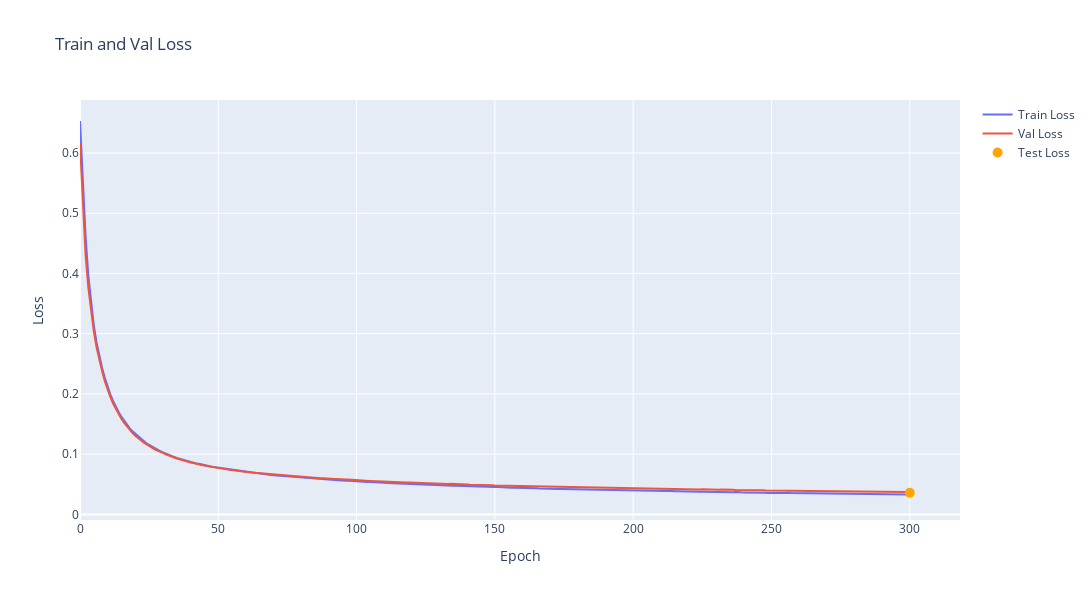

This figure's notebook cell:
### Code cell
fig = go.Figure()
fig.add_trace(go.Scatter(x=np.arange(len(train_losses)), y=train_losses, mode='lines', name='Train Loss'))
fig.add_trace(go.Scatter(x=np.arange(len(val_losses)), y=val_losses, mode='lines', name='Val Loss'))
fig.update_layout(title='Train and Val Loss', xaxis_title='Epoch', yaxis_title='Loss', height=600, width=1200)
fig.add_trace(go.Scatter(x=[len(train_losses)], y=[test_loss], mode='markers', marker=dict(color='orange', size=10), name='Test Loss'))
fig.show()

### Figure 1 — Plotly figure (JSON) as saved in the notebook; plotly's stock layout.template omitted (floating-point values rounded to 4 significant figures; data arrays with more than 128 entries replaced by an {"elided": "..."} marker saying what was removed)
{"data": [{"mode": "lines", "name": "Train Loss", "type": "scatter", "x": {"elided": "300 int values"}, "y": {"elided": "300 float values"}}, {"mode": "lines", "name": "Val Loss", "type": "scatter", "x": {"elided": "300 int values"}, "y": {"elided": "300 float values"}}, {"marker": {"color": "orange", "size": 10}, "mode": "markers", "name": "Test Loss", "type": "scatter", "x": [300], "y": [0.03591]}], "layout": {"height": 600, "title": {"text": "Train and Val Loss"}, "width": 1200, "xaxis": {"title": {"text": "Epoch"}}, "yaxis": {"title": {"text": "Loss"}}}}
